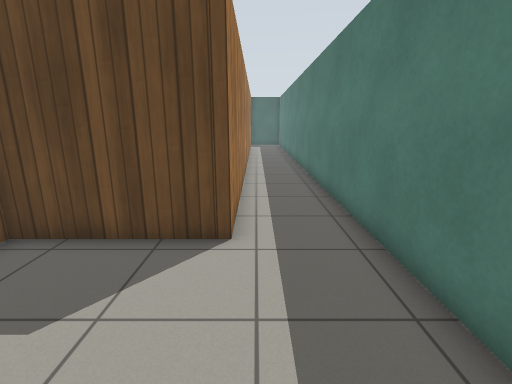
[1] (above)

19 first-person views from a walk through a world built for the Gazebo simulator. The camera is 1.2 m above the floor, tilts 14° down and sees 85° across. The floor is counted in squares, 0.5 m on a side. Each view is taken from the middle of a square. On the plan, view 1 faces up. The plan holds only what a view shows up to about 18 squares ahead; the rest is blank. Simple patterns stand in for the simulator's built-in surfaces.

[2]
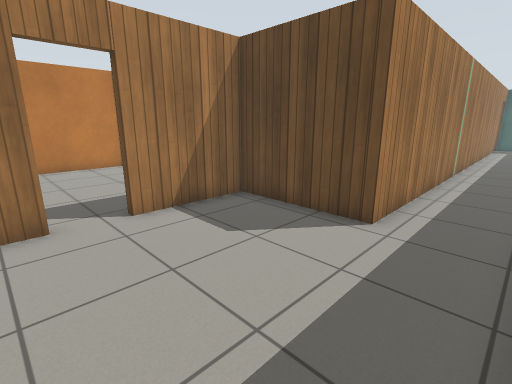

[3]
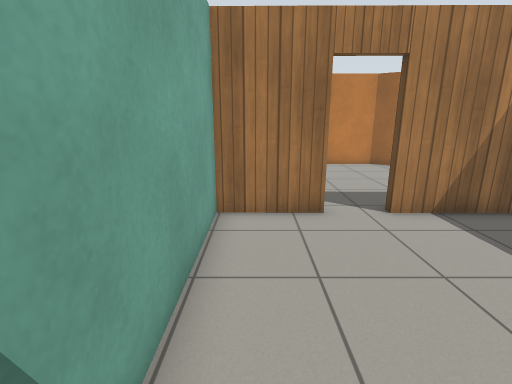

[4]
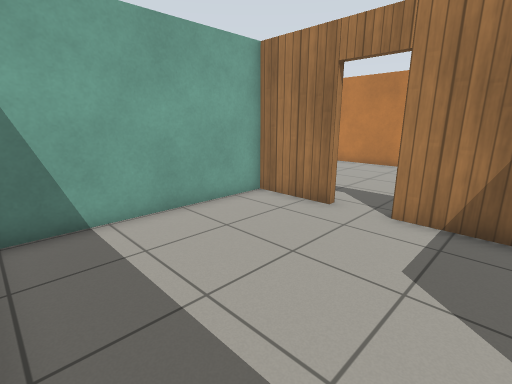

[5]
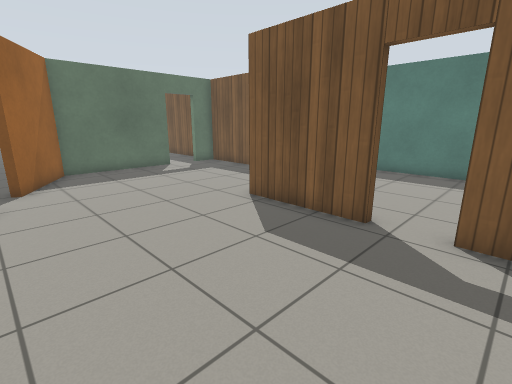

[6]
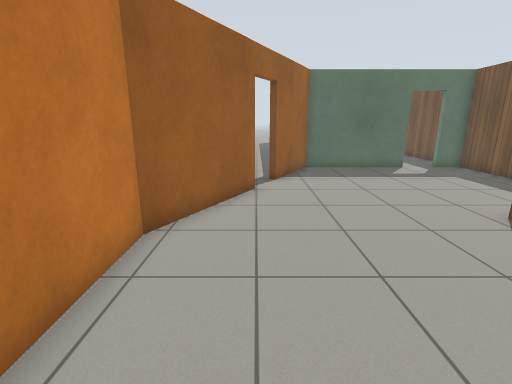

[7]
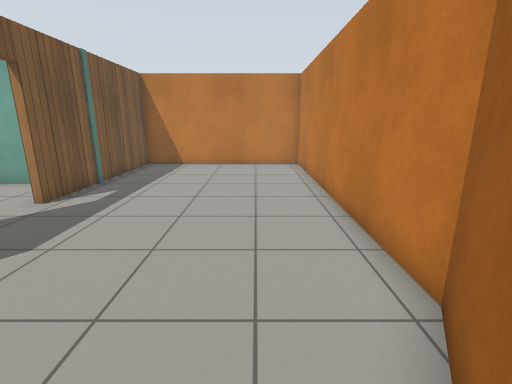

[8]
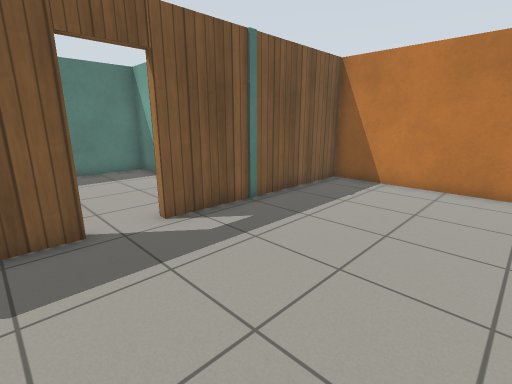

[9]
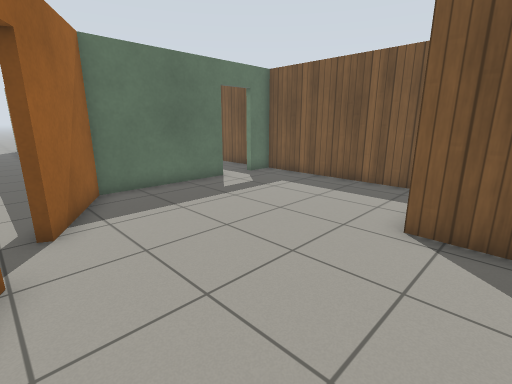

[10]
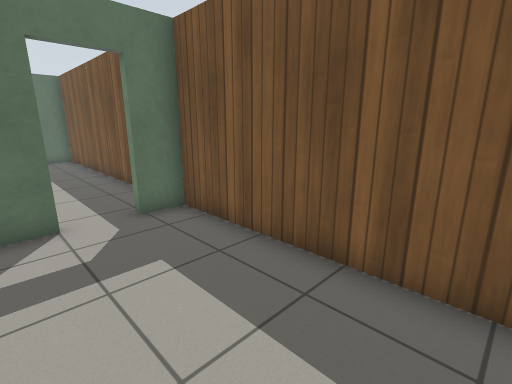

[11]
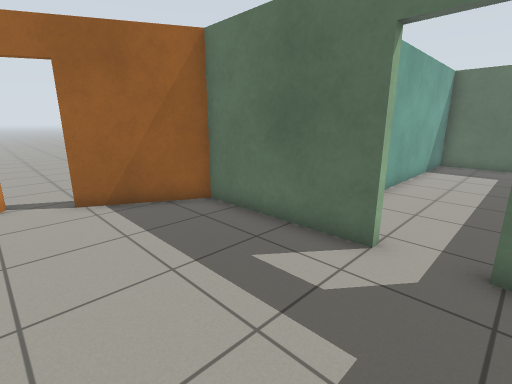

[12]
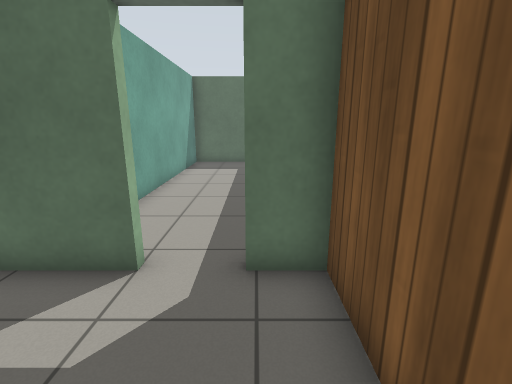

[13]
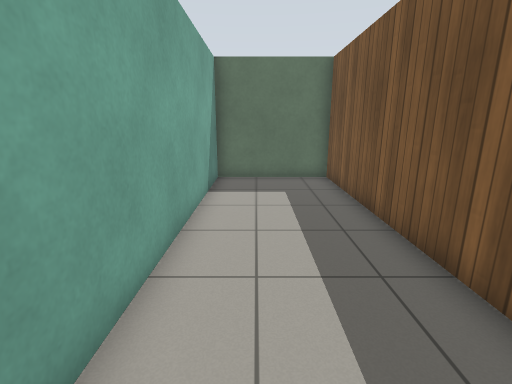

[14]
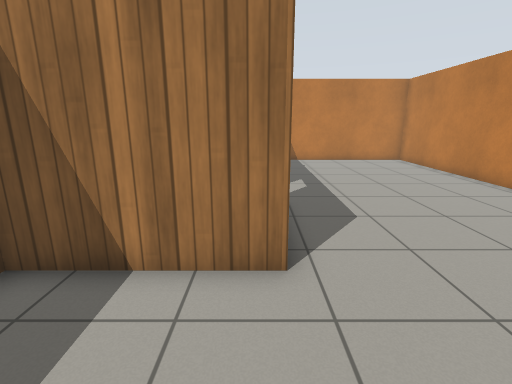

[15]
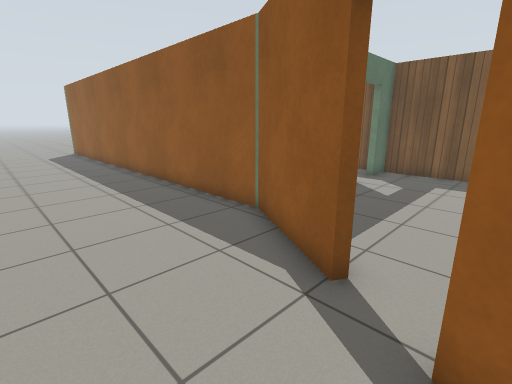

[16]
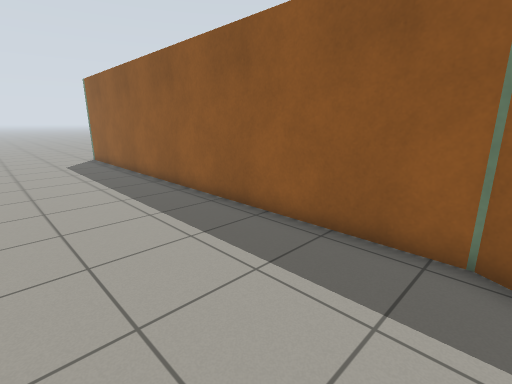

[17]
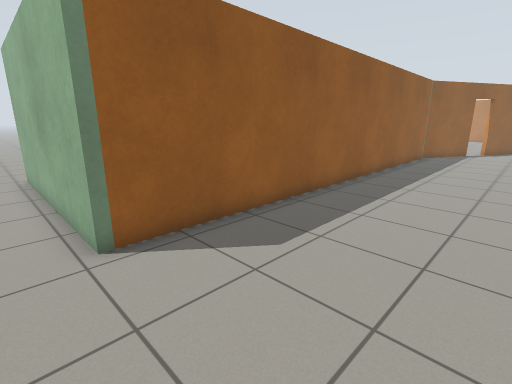

[18]
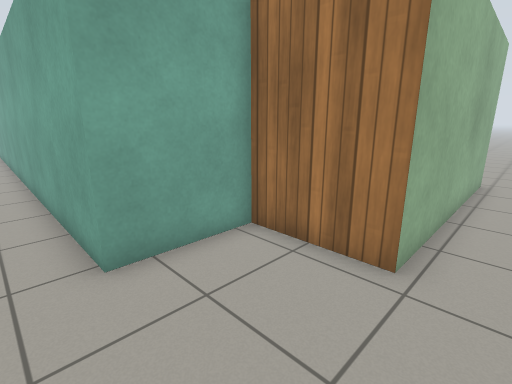

[19]
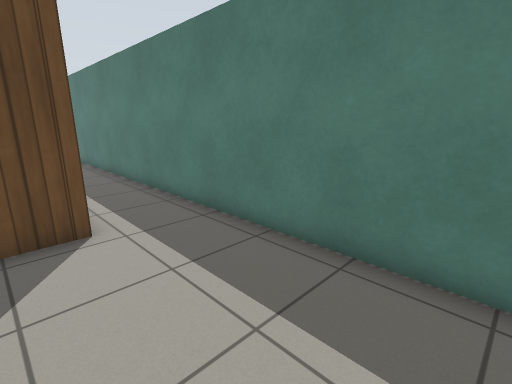

### Floor plan
Points are (right, up) in squares from view 1. A wall is a line through its corners. A room is listed if a view was taken in it or the views show most of it. See-through windows are left out.
Room 1 (views 1, 2, 3, 4, 19)
walls: (-0.5, 22.9) (-0.5, 5.5) (-5.2, 5.5) (-5.3, 1.7); (-5.3, -0.1) (-5.3, -3.1) (2.5, -3.1) (2.5, 19)
ways out: open door at (-5.3, 0.7) to room 2
Room 2 (views 5, 6, 7, 8, 9, 10, 11, 12, 14)
walls: (-5.6, 1.7) (-5.5, 5.8) (-0.8, 5.8) (-0.8, 14.2) (-2.3, 14.2); (-12, 9.3) (-14.5, 4.7) (-14.5, -8.4) (-5.6, -8.4) (-5.6, -0.1); (-4, 14.2) (-9.3, 14.2) (-11.2, 10.7)
ways out: open door at (-5.3, 0.7) to room 1; open door at (-3.5, 14) to room 3; open door at (-12, 10) to room 4
Room 3 (view 13)
walls: (-0.8, 15) (-0.8, 27.4) (-5.7, 27.4) (-5.7, 16.5)
ways out: open door at (-3.5, 14) to room 2
Room 4 (views 15, 16, 17)
walls: (-11.5, 10.8) (-9.5, 14.4) (-9.5, 34.7) (-0.5, 34.7); (-12.6, 8.8) (-12.2, 9.4)
ways out: open door at (-12, 10) to room 2; opening at (0, 35.5) to room 5
Room 5 (view 18)
walls: (-0.5, 34.7) (-0.5, 31.3) (2.8, 31.3)
ways out: opening at (0, 35.5) to room 4; opening at (4, 31)

Positions as (right, up) in squares from view 1, and headings:
1: (0, 0), facing up
2: (2, -1), facing up-left
3: (2, -2), facing left
4: (2, 4), facing down-left
5: (-12, -1), facing up-right
6: (-12, -1), facing up
7: (-12, 8), facing down
8: (-12, 3), facing down-right
9: (-12, 4), facing up-right
10: (-5, 7), facing up-right
11: (-2, 9), facing up-left
12: (-2, 10), facing up
13: (-4, 15), facing up
14: (-5, 10), facing down
15: (-15, 9), facing up-right
16: (-15, 14), facing up-right
17: (-15, 36), facing down-right
18: (4, 36), facing down-left
19: (-2, -1), facing up-right
